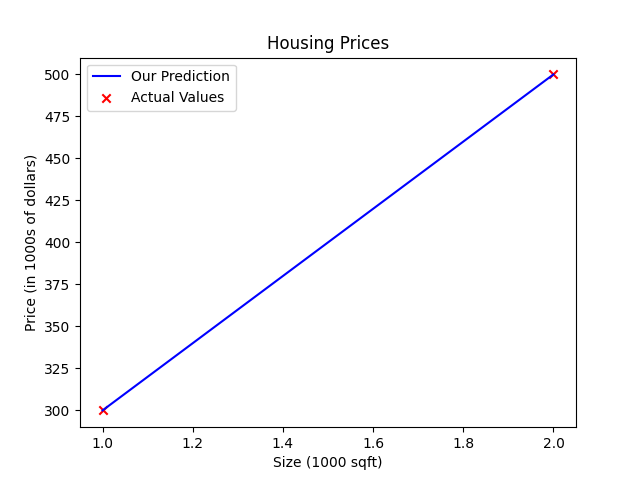

The Python source for this figure:
import numpy as np
import matplotlib.pyplot as plt

x_train = np.array([1.0, 2.0])
y_train = np.array([300.0, 500.0])

def compute_model_output(x, w, b):
    """
    Computes the prediction of a linear model
    Args:
      x (ndarray (m,)): Data, m examples 
      w,b (scalar)    : model parameters  
    Returns
      f_wb (ndarray (m,)): model prediction
    """
    m = x.shape[0]     # m is the size of array x containing examples
    f_wb = np.zeros(m)   # f_wb is initialised as an array of zeroes with same length as x
    for i in range(m):
        f_wb[i] = w * x[i] + b       # iterates over each example in x and for each example it computes the linear model's output 
        
    return f_wb 

tmp_f_wb = compute_model_output(x_train, w=200, b=100)  
plt.plot(x_train, tmp_f_wb, c='b',label='Our Prediction') #model prediction as line
plt.scatter(x_train, y_train, marker='x', c='r',label='Actual Values')  #Actual values as scaatter

plt.title("Housing Prices")
plt.ylabel('Price (in 1000s of dollars)')
plt.xlabel('Size (1000 sqft)')

plt.legend() 
plt.show() 
